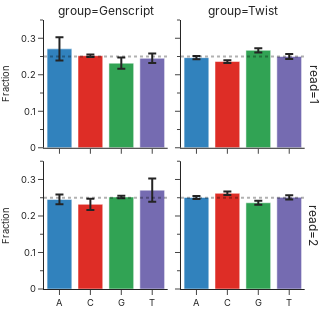

This figure's notebook cell:
### Code cell
fig = px.bar(
    df_aggregate,
    x="type",
    y="mean",
    error_y="std",
    color="type",
    facet_col="group",
    facet_row="read",
    facet_col_spacing=0.05,
    facet_row_spacing=0.05,
    color_discrete_map={"A": "#3182bd", "C": "#de2d26", "G": "#31a354", "T": "#756bb1"}
)

fig.update_xaxes(
    title='',
    minor_ticks="outside", 
    minor_dtick=0.25,
    title_font_family="Inter",
    title_font_size=28/3, 
    tickfont_size=28/3
)

fig.update_yaxes(
    title='Fraction',
    col=1
)
fig.update_yaxes(
    range=[0, 0.35],
    dtick=0.1,
    minor_ticks="outside", 
    minor_dtick=0.05,
    title_font_family="Inter",
    title_font_size=28/3, 
    tickfont_size=28/3,
)

fig.add_hline(
    y=0.25,
    line_width=2,
    line_dash="dot"
)

fig.update_layout(
    template='simple_white',
    height=330,
    width=330,
    showlegend=False,
    margin=dict(l=0, r=20, t=20, b=0),
    font_family="Inter",
    legend_font_size=28/3,
)

fig.show()
fig.write_image("base_bias.svg")

### Figure 1 — Plotly figure (JSON) as saved in the notebook; plotly's stock layout.template omitted (floating-point values rounded to 4 significant figures)
{"data": [{"alignmentgroup": "True", "error_y": {"array": [0.03165]}, "hovertemplate": "type=%{x}<br>read=1<br>group=Genscript<br>mean=%{y}<extra></extra>", "legendgroup": "A", "marker": {"color": "#3182bd", "pattern": {"shape": ""}}, "name": "A", "offsetgroup": "A", "orientation": "v", "showlegend": true, "textposition": "auto", "type": "bar", "x": ["A"], "xaxis": "x3", "y": [0.271], "yaxis": "y3"}, {"alignmentgroup": "True", "error_y": {"array": [0.004203]}, "hovertemplate": "type=%{x}<br>read=1<br>group=Twist<br>mean=%{y}<extra></extra>", "legendgroup": "A", "marker": {"color": "#3182bd", "pattern": {"shape": ""}}, "name": "A", "offsetgroup": "A", "orientation": "v", "showlegend": false, "textposition": "auto", "type": "bar", "x": ["A"], "xaxis": "x4", "y": [0.2469], "yaxis": "y4"}, {"alignmentgroup": "True", "error_y": {"array": [0.01328]}, "hovertemplate": "type=%{x}<br>read=2<br>group=Genscript<br>mean=%{y}<extra></extra>", "legendgroup": "A", "marker": {"color": "#3182bd", "pattern": {"shape": ""}}, "name": "A", "offsetgroup": "A", "orientation": "v", "showlegend": false, "textposition": "auto", "type": "bar", "x": ["A"], "xaxis": "x", "y": [0.2455], "yaxis": "y"}, {"alignmentgroup": "True", "error_y": {"array": [0.004224]}, "hovertemplate": "type=%{x}<br>read=2<br>group=Twist<br>mean=%{y}<extra></extra>", "legendgroup": "A", "marker": {"color": "#3182bd", "pattern": {"shape": ""}}, "name": "A", "offsetgroup": "A", "orientation": "v", "showlegend": false, "textposition": "auto", "type": "bar", "x": ["A"], "xaxis": "x2", "y": [0.2507], "yaxis": "y2"}, {"alignmentgroup": "True", "error_y": {"array": [0.003236]}, "hovertemplate": "type=%{x}<br>read=1<br>group=Genscript<br>mean=%{y}<extra></extra>", "legendgroup": "C", "marker": {"color": "#de2d26", "pattern": {"shape": ""}}, "name": "C", "offsetgroup": "C", "orientation": "v", "showlegend": true, "textposition": "auto", "type": "bar", "x": ["C"], "xaxis": "x3", "y": [0.2521], "yaxis": "y3"}, {"alignmentgroup": "True", "error_y": {"array": [0.003803]}, "hovertemplate": "type=%{x}<br>read=1<br>group=Twist<br>mean=%{y}<extra></extra>", "legendgroup": "C", "marker": {"color": "#de2d26", "pattern": {"shape": ""}}, "name": "C", "offsetgroup": "C", "orientation": "v", "showlegend": false, "textposition": "auto", "type": "bar", "x": ["C"], "xaxis": "x4", "y": [0.2363], "yaxis": "y4"}, {"alignmentgroup": "True", "error_y": {"array": [0.0154]}, "hovertemplate": "type=%{x}<br>read=2<br>group=Genscript<br>mean=%{y}<extra></extra>", "legendgroup": "C", "marker": {"color": "#de2d26", "pattern": {"shape": ""}}, "name": "C", "offsetgroup": "C", "orientation": "v", "showlegend": false, "textposition": "auto", "type": "bar", "x": ["C"], "xaxis": "x", "y": [0.2319], "yaxis": "y"}, {"alignmentgroup": "True", "error_y": {"array": [0.004786]}, "hovertemplate": "type=%{x}<br>read=2<br>group=Twist<br>mean=%{y}<extra></extra>", "legendgroup": "C", "marker": {"color": "#de2d26", "pattern": {"shape": ""}}, "name": "C", "offsetgroup": "C", "orientation": "v", "showlegend": false, "textposition": "auto", "type": "bar", "x": ["C"], "xaxis": "x2", "y": [0.2621], "yaxis": "y2"}, {"alignmentgroup": "True", "error_y": {"array": [0.01551]}, "hovertemplate": "type=%{x}<br>read=1<br>group=Genscript<br>mean=%{y}<extra></extra>", "legendgroup": "G", "marker": {"color": "#31a354", "pattern": {"shape": ""}}, "name": "G", "offsetgroup": "G", "orientation": "v", "showlegend": true, "textposition": "auto", "type": "bar", "x": ["G"], "xaxis": "x3", "y": [0.2317], "yaxis": "y3"}, {"alignmentgroup": "True", "error_y": {"array": [0.005755]}, "hovertemplate": "type=%{x}<br>read=1<br>group=Twist<br>mean=%{y}<extra></extra>", "legendgroup": "G", "marker": {"color": "#31a354", "pattern": {"shape": ""}}, "name": "G", "offsetgroup": "G", "orientation": "v", "showlegend": false, "textposition": "auto", "type": "bar", "x": ["G"], "xaxis": "x4", "y": [0.2669], "yaxis": "y4"}, {"alignmentgroup": "True", "error_y": {"array": [0.003458]}, "hovertemplate": "type=%{x}<br>read=2<br>group=Genscript<br>mean=%{y}<extra></extra>", "legendgroup": "G", "marker": {"color": "#31a354", "pattern": {"shape": ""}}, "name": "G", "offsetgroup": "G", "orientation": "v", "showlegend": false, "textposition": "auto", "type": "bar", "x": ["G"], "xaxis": "x", "y": [0.2519], "yaxis": "y"}, {"alignmentgroup": "True", "error_y": {"array": [0.005732]}, "hovertemplate": "type=%{x}<br>read=2<br>group=Twist<br>mean=%{y}<extra></extra>", "legendgroup": "G", "marker": {"color": "#31a354", "pattern": {"shape": ""}}, "name": "G", "offsetgroup": "G", "orientation": "v", "showlegend": false, "textposition": "auto", "type": "bar", "x": ["G"], "xaxis": "x2", "y": [0.2362], "yaxis": "y2"}, {"alignmentgroup": "True", "error_y": {"array": [0.01311]}, "hovertemplate": "type=%{x}<br>read=1<br>group=Genscript<br>mean=%{y}<extra></extra>", "legendgroup": "T", "marker": {"color": "#756bb1", "pattern": {"shape": ""}}, "name": "T", "offsetgroup": "T", "orientation": "v", "showlegend": true, "textposition": "auto", "type": "bar", "x": ["T"], "xaxis": "x3", "y": [0.2451], "yaxis": "y3"}, {"alignmentgroup": "True", "error_y": {"array": [0.0067]}, "hovertemplate": "type=%{x}<br>read=1<br>group=Twist<br>mean=%{y}<extra></extra>", "legendgroup": "T", "marker": {"color": "#756bb1", "pattern": {"shape": ""}}, "name": "T", "offsetgroup": "T", "orientation": "v", "showlegend": false, "textposition": "auto", "type": "bar", "x": ["T"], "xaxis": "x4", "y": [0.2499], "yaxis": "y4"}, {"alignmentgroup": "True", "error_y": {"array": [0.03185]}, "hovertemplate": "type=%{x}<br>read=2<br>group=Genscript<br>mean=%{y}<extra></extra>", "legendgroup": "T", "marker": {"color": "#756bb1", "pattern": {"shape": ""}}, "name": "T", "offsetgroup": "T", "orientation": "v", "showlegend": false, "textposition": "auto", "type": "bar", "x": ["T"], "xaxis": "x", "y": [0.2707], "yaxis": "y"}, {"alignmentgroup": "True", "error_y": {"array": [0.006011]}, "hovertemplate": "type=%{x}<br>read=2<br>group=Twist<br>mean=%{y}<extra></extra>", "legendgroup": "T", "marker": {"color": "#756bb1", "pattern": {"shape": ""}}, "name": "T", "offsetgroup": "T", "orientation": "v", "showlegend": false, "textposition": "auto", "type": "bar", "x": ["T"], "xaxis": "x2", "y": [0.251], "yaxis": "y2"}], "layout": {"annotations": [{"showarrow": false, "text": "group=Genscript", "x": 0.2325, "xanchor": "center", "xref": "paper", "y": 1, "yanchor": "bottom", "yref": "paper"}, {"showarrow": false, "text": "group=Twist", "x": 0.7475, "xanchor": "center", "xref": "paper", "y": 1, "yanchor": "bottom", "yref": "paper"}, {"showarrow": false, "text": "read=2", "textangle": 90, "x": 0.98, "xanchor": "left", "xref": "paper", "y": 0.2375, "yanchor": "middle", "yref": "paper"}, {"showarrow": false, "text": "read=1", "textangle": 90, "x": 0.98, "xanchor": "left", "xref": "paper", "y": 0.7625, "yanchor": "middle", "yref": "paper"}], "barmode": "relative", "font": {"family": "Inter"}, "height": 330, "legend": {"font": {"size": 9.333}, "title": {"text": "type"}, "tracegroupgap": 0}, "margin": {"b": 0, "l": 0, "r": 20, "t": 20}, "shapes": [{"line": {"dash": "dot", "width": 2}, "type": "line", "x0": 0, "x1": 1, "xref": "x domain", "y0": 0.25, "y1": 0.25, "yref": "y"}, {"line": {"dash": "dot", "width": 2}, "type": "line", "x0": 0, "x1": 1, "xref": "x2 domain", "y0": 0.25, "y1": 0.25, "yref": "y2"}, {"line": {"dash": "dot", "width": 2}, "type": "line", "x0": 0, "x1": 1, "xref": "x3 domain", "y0": 0.25, "y1": 0.25, "yref": "y3"}, {"line": {"dash": "dot", "width": 2}, "type": "line", "x0": 0, "x1": 1, "xref": "x4 domain", "y0": 0.25, "y1": 0.25, "yref": "y4"}], "showlegend": false, "width": 330, "xaxis": {"anchor": "y", "categoryarray": ["A", "C", "G", "T"], "categoryorder": "array", "domain": [0, 0.465], "minor": {"dtick": 0.25, "ticks": "outside"}, "tickfont": {"size": 9.333}, "title": {"font": {"family": "Inter", "size": 9.333}, "text": ""}}, "xaxis2": {"anchor": "y2", "categoryarray": ["A", "C", "G", "T"], "categoryorder": "array", "domain": [0.515, 0.98], "matches": "x", "minor": {"dtick": 0.25, "ticks": "outside"}, "tickfont": {"size": 9.333}, "title": {"font": {"family": "Inter", "size": 9.333}, "text": ""}}, "xaxis3": {"anchor": "y3", "domain": [0, 0.465], "matches": "x", "minor": {"dtick": 0.25, "ticks": "outside"}, "showticklabels": false, "tickfont": {"size": 9.333}, "title": {"font": {"family": "Inter", "size": 9.333}, "text": ""}}, "xaxis4": {"anchor": "y4", "domain": [0.515, 0.98], "matches": "x", "minor": {"dtick": 0.25, "ticks": "outside"}, "showticklabels": false, "tickfont": {"size": 9.333}, "title": {"font": {"family": "Inter", "size": 9.333}, "text": ""}}, "yaxis": {"anchor": "x", "domain": [0, 0.475], "dtick": 0.1, "minor": {"dtick": 0.05, "ticks": "outside"}, "range": [0, 0.35], "tickfont": {"size": 9.333}, "title": {"font": {"family": "Inter", "size": 9.333}, "text": "Fraction"}}, "yaxis2": {"anchor": "x2", "domain": [0, 0.475], "dtick": 0.1, "matches": "y", "minor": {"dtick": 0.05, "ticks": "outside"}, "range": [0, 0.35], "showticklabels": false, "tickfont": {"size": 9.333}, "title": {"font": {"family": "Inter", "size": 9.333}}}, "yaxis3": {"anchor": "x3", "domain": [0.525, 1], "dtick": 0.1, "matches": "y", "minor": {"dtick": 0.05, "ticks": "outside"}, "range": [0, 0.35], "tickfont": {"size": 9.333}, "title": {"font": {"family": "Inter", "size": 9.333}, "text": "Fraction"}}, "yaxis4": {"anchor": "x4", "domain": [0.525, 1], "dtick": 0.1, "matches": "y", "minor": {"dtick": 0.05, "ticks": "outside"}, "range": [0, 0.35], "showticklabels": false, "tickfont": {"size": 9.333}, "title": {"font": {"family": "Inter", "size": 9.333}}}}}
